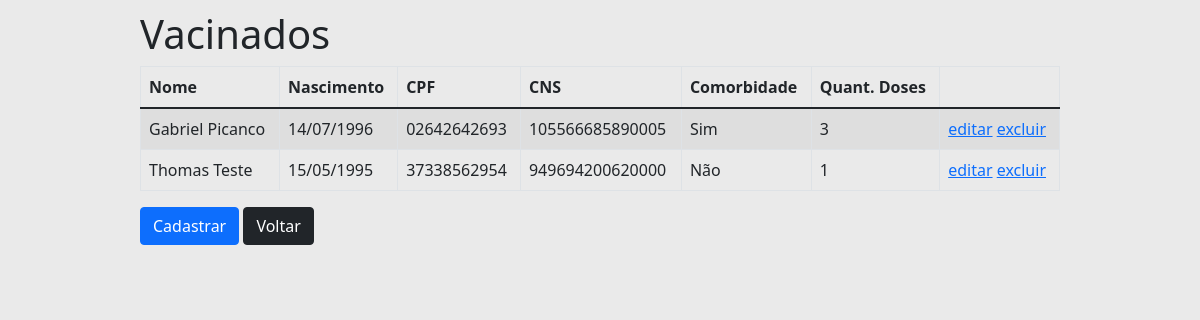
/vacinado, run on an earlier commit of the app's database.
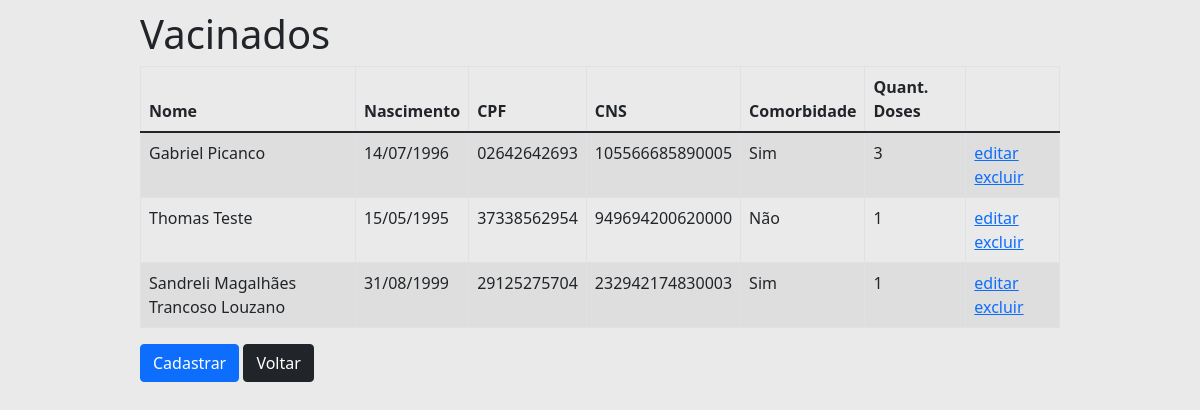
And on a later commit of the database.
### tables this page shows
CREATE TABLE "vacinado"(
    "cns" VARCHAR(15) PRIMARY KEY, 
    "cpf" VARCHAR(11) NOT NULL UNIQUE,
    "nome" VARCHAR(128) NOT NULL,
    "dtNascimento" DATE NOT NULL, 
    "comorbidade" INTEGER, 
    "qtdDose" INTEGER
);

### Pyvacina.py (the view)
@app.route('/vacinado')
def vacinado():
    lista = vacinado_dao.listar()
    return render_template('vacinado_lista.html', titulo='Vacinados', vacinados=lista)

### DAO/daoVacinado.py (called while the page is built)
def traduz_vacinados(vacinados):
    def cria_vacinados_com_tupla(tupla):
        return Vacinado(cns=tupla[0], cpf=tupla[1], nome=tupla[2], dtNascimento=tupla[3], comorbidade=tupla[4], qtdDose=tupla[5])
    return list(map(cria_vacinados_com_tupla, vacinados))

    def listar(self):
        cursor = self.__db.cursor()
        cursor.execute(SQL_BUSCA_VACINADOS)
        vacinados = traduz_vacinados(cursor.fetchall())
        return vacinados

### model.py (called while the page is built)
    @property
    def nome(self) -> str:
        return self.__nome

    @property
    def cpf(self) -> str:
        return self.__cpf

    @property
    def cns(self) -> str:
        return self.__cns

    @property
    def dtNascimento(self) -> datetime:
        return self.__dtNasciento

    @property
    def comorbidade(self) -> bool:
        return self.__comorbidade

    @property
    def qtdDose(self) -> int:
        return self.__qtdDose

### templates/vacinado_lista.html
{% extends "templates.html" %}
{% block conteudo %}
<table class="table table-striped table-responsive table-bordered">
    <thead class="thead-default">
    <tr>
        <th>Nome</th>
        <th>Nascimento</th>
        <th>CPF</th>
        <th>CNS</th>
        <th>Comorbidade</th>
        <th>Quant. Doses</th>
        <th></th>
    </tr>
    </thead>
    <tbody>
    {% for vacinado in vacinados %}
    <tr>
        <td>{{ vacinado.nome }}</td>
        <td>{{ vacinado.dtNascimento.strftime('%d/%m/%Y') }}</td>
        <td>{{ vacinado.cpf }}</td>
        <td>{{ vacinado.cns }}</td>
        <td>{{ 'Sim' if vacinado.comorbidade else 'Não' }}</td>
        <td>{{ vacinado.qtdDose }}</td>
        <td>
            <a href="{{ url_for('vacinado_editar', cns=vacinado.cns) }}">editar</a>
            <a href="{{ url_for('vacinado_excluir', cns=vacinado.cns) }}">excluir</a>
        </td>
    </tr>
    {% endfor %}
    </tbody>
</table>
    <a href="{{url_for('vacinado_novo')}}" class="btn btn-primary">Cadastrar</a>
    <a href="{{url_for('index')}}" class="btn btn-dark">Voltar</a>
{% endblock %}

### templates/templates.html (shortened to what this page needs)
<!DOCTYPE html>
<html>
<head>
    <link rel="stylesheet" href="{{ url_for('static', filename='bootstrap.css') }}">
    <link rel="stylesheet" href="{{ url_for('static', filename='app.css') }}">
</head>
<body>
<div class="container">
    <div class="page-header">
        <h1>{{ titulo }}</h1>
    </div>
    {% block conteudo %}
    {% endblock %}
</div>
</body>
</html>

### static/app.css (style rules this page uses)
body { padding: 10px; background-color: rgba(232, 232, 232, 0.91) }
.btn { margin-bottom: 10px; }
.container { border-radius: 4px; margin: auto; width: 80%; }

What changed in the data, as far as the page shows it:
added vacinado: nome "Sandreli Magalhães Trancoso Louzano", dtNascimento "31/08/1999", cpf "29125275704", cns "232942174830003", comorbidade "Sim", qtdDose "1"
